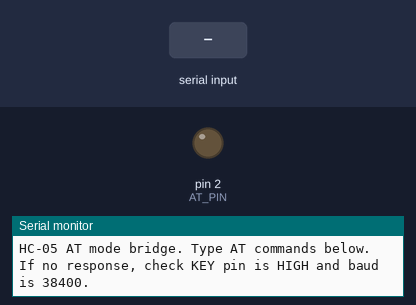
Recording of a sketch running on a simulated Arduino Uno, built with avr-gcc and run on an emulated ATmega328P. Shown: output pins drawn as LEDs (lit = HIGH), the last lines printed to the serial monitor. The test bench sets the inputs (shaded band).

Above: at 1.2 s.
1.3 s: "1" received over the second serial link
At 12.0 s:
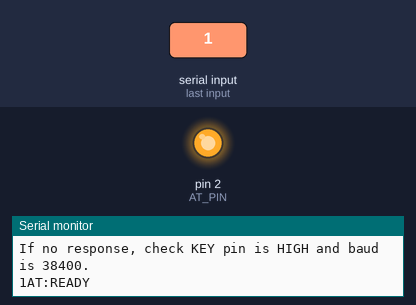
Timing chart, 0 to 12.8 s (numbered marks = the images above; inputs shaded):
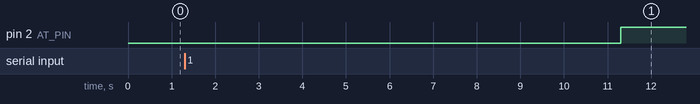

The sketch:

bluetooth_235.ino
```cpp
// snippet: bluetooth_235
// tags: bluetooth, hc05, serial, wireless, softwareserial
// boards: avr, megaavr
// not-tags: romi32u4
// library: SoftwareSerial
// description: HC-05 AT command mode: if no BT data for 10 seconds, pull AT pin HIGH, enter AT mode, print AT:READY
// prompts: hc-05, command, seconds, enter, ready, arrives
// verified: compile-only
// source: kd-generated (id 235)
// exact-include: SoftwareSerial.h

#include <SoftwareSerial.h>

#define BT_RX_PIN  10
#define BT_TX_PIN  11
#define AT_BAUD    38400
#define AT_PIN     2

SoftwareSerial bt(BT_RX_PIN, BT_TX_PIN);
unsigned long lastBtMs = 0;
bool atLatched = false;

void setup() {
  Serial.begin(115200);
  bt.begin(AT_BAUD);
  pinMode(AT_PIN, OUTPUT);
  digitalWrite(AT_PIN, LOW);
  Serial.println("HC-05 AT mode bridge. Type AT commands below.");
  Serial.println("If no response, check KEY pin is HIGH and baud is 38400.");
}

void loop() {
  if (bt.available()) {
    lastBtMs = millis();
    digitalWrite(AT_PIN, LOW);
    atLatched = false;
    Serial.write(bt.read());
  }

  if (millis() - lastBtMs > 10000 && !atLatched) {
    digitalWrite(AT_PIN, HIGH);
    Serial.println("AT:READY");
    atLatched = true;
  }
}
```

Measured:
- after the input at 1.3 s, pin 2 (AT_PIN): LOW → HIGH after 10.0 s instead of 8.7 s
